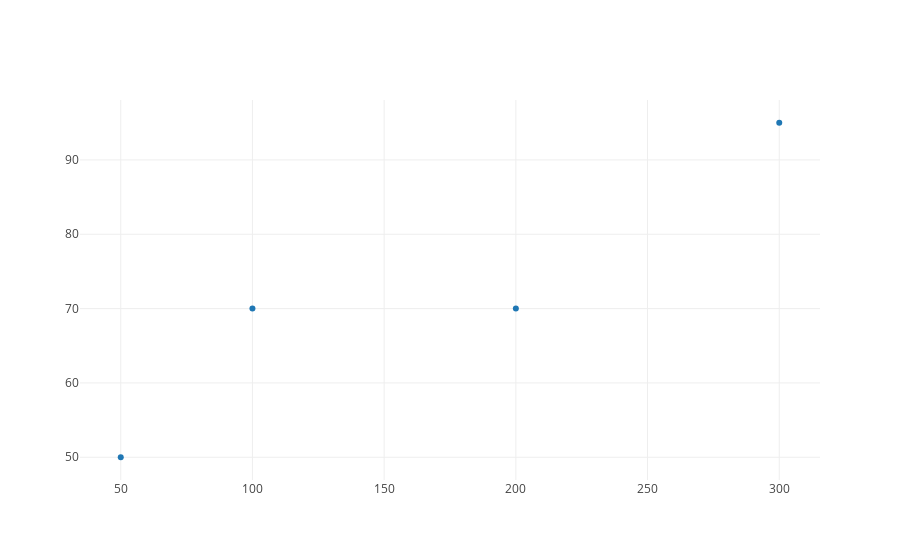

Here is the notebook cell this chart was saved with:
### Code cell
py.iplot([go.Scatter(x=x,y=y,mode='markers')])

### Figure 1 — Plotly figure (JSON) as saved in the notebook; plotly's stock layout.template omitted (floating-point values rounded to 4 significant figures)
{"data": [{"mode": "markers", "type": "scatter", "uid": "1fa38b0f-a074-418d-999c-56f595d47a1f", "x": [50, 100, 200, 300], "y": [50, 70, 70, 95]}], "layout": {}}
